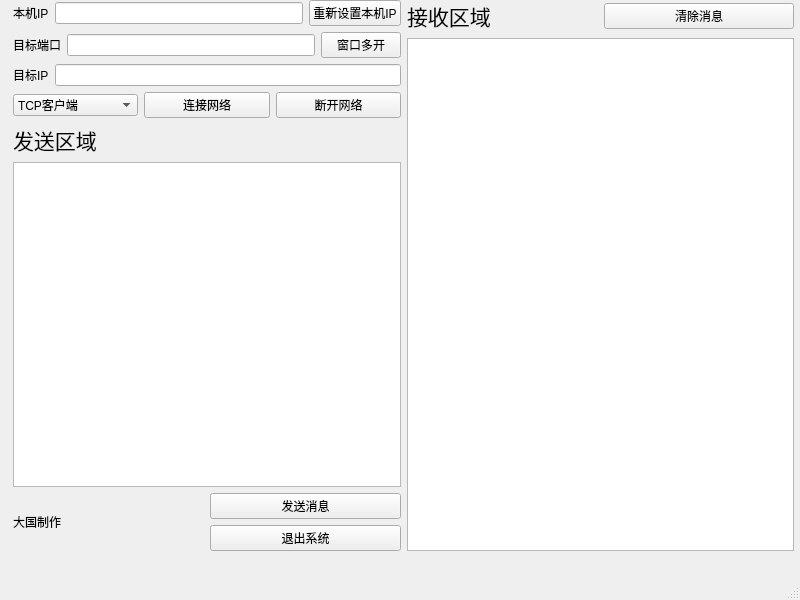
<?xml version="1.0" encoding="UTF-8"?>
<ui version="4.0">
 <class>MainWindow</class>
 <widget class="QMainWindow" name="MainWindow">
  <property name="geometry">
   <rect>
    <x>0</x>
    <y>0</y>
    <width>800</width>
    <height>600</height>
   </rect>
  </property>
  <property name="windowTitle">
   <string>MainWindow</string>
  </property>
  <widget class="QWidget" name="centralwidget">
   <widget class="QWidget" name="layoutWidget">
    <property name="geometry">
     <rect>
      <x>13</x>
      <y>0</y>
      <width>781</width>
      <height>551</height>
     </rect>
    </property>
    <layout class="QHBoxLayout" name="horizontalLayout_7">
     <item>
      <layout class="QVBoxLayout" name="verticalLayout_3">
       <item>
        <layout class="QHBoxLayout" name="horizontalLayout">
         <item>
          <widget class="QLabel" name="thisLabel">
           <property name="text">
            <string>本机IP</string>
           </property>
          </widget>
         </item>
         <item>
          <widget class="QLineEdit" name="this_lineEdit"/>
         </item>
         <item>
          <widget class="QPushButton" name="thisButton">
           <property name="text">
            <string>重新设置本机IP</string>
           </property>
          </widget>
         </item>
        </layout>
       </item>
       <item>
        <layout class="QHBoxLayout" name="horizontalLayout_2">
         <item>
          <widget class="QLabel" name="thatLabel">
           <property name="text">
            <string>目标端口</string>
           </property>
          </widget>
         </item>
         <item>
          <widget class="QLineEdit" name="that_lineEdit2"/>
         </item>
         <item>
          <widget class="QPushButton" name="anotherButton">
           <property name="text">
            <string>窗口多开</string>
           </property>
          </widget>
         </item>
        </layout>
       </item>
       <item>
        <layout class="QHBoxLayout" name="horizontalLayout_3">
         <item>
          <widget class="QLabel" name="thatIP">
           <property name="text">
            <string>目标IP</string>
           </property>
          </widget>
         </item>
         <item>
          <widget class="QLineEdit" name="that_lineEdit"/>
         </item>
        </layout>
       </item>
       <item>
        <layout class="QHBoxLayout" name="horizontalLayout_4">
         <item>
          <widget class="QComboBox" name="this_comboBox">
           <item>
            <property name="text">
             <string>TCP客户端</string>
            </property>
           </item>
           <item>
            <property name="text">
             <string>TCP服务端</string>
            </property>
           </item>
           <item>
            <property name="text">
             <string>UDP客户端</string>
            </property>
           </item>
           <item>
            <property name="text">
             <string>UDP服务端</string>
            </property>
           </item>
          </widget>
         </item>
         <item>
          <widget class="QPushButton" name="connectButton">
           <property name="text">
            <string>连接网络</string>
           </property>
          </widget>
         </item>
         <item>
          <widget class="QPushButton" name="disconnectButton">
           <property name="text">
            <string>断开网络</string>
           </property>
          </widget>
         </item>
        </layout>
       </item>
       <item>
        <widget class="QLabel" name="sendLabel">
         <property name="font">
          <font>
           <family>Arial</family>
           <pointsize>16</pointsize>
          </font>
         </property>
         <property name="text">
          <string>发送区域</string>
         </property>
        </widget>
       </item>
       <item>
        <widget class="QTextEdit" name="this_textEdit"/>
       </item>
       <item>
        <layout class="QHBoxLayout" name="horizontalLayout_6">
         <item>
          <widget class="QLabel" name="label">
           <property name="text">
            <string>大国制作</string>
           </property>
          </widget>
         </item>
         <item>
          <layout class="QVBoxLayout" name="verticalLayout_2">
           <item>
            <widget class="QPushButton" name="sendButton">
             <property name="text">
              <string>发送消息</string>
             </property>
            </widget>
           </item>
           <item>
            <widget class="QPushButton" name="exitButton">
             <property name="text">
              <string>退出系统</string>
             </property>
            </widget>
           </item>
          </layout>
         </item>
        </layout>
       </item>
      </layout>
     </item>
     <item>
      <layout class="QVBoxLayout" name="verticalLayout">
       <item>
        <layout class="QHBoxLayout" name="horizontalLayout_5">
         <item>
          <widget class="QLabel" name="receiveLabel">
           <property name="font">
            <font>
             <family>Arial</family>
             <pointsize>16</pointsize>
            </font>
           </property>
           <property name="text">
            <string>接收区域</string>
           </property>
          </widget>
         </item>
         <item>
          <widget class="QPushButton" name="clearButton">
           <property name="text">
            <string>清除消息</string>
           </property>
          </widget>
         </item>
        </layout>
       </item>
       <item>
        <widget class="QTextEdit" name="that_textEdit"/>
       </item>
      </layout>
     </item>
    </layout>
   </widget>
  </widget>
  <widget class="QMenuBar" name="menubar">
   <property name="geometry">
    <rect>
     <x>0</x>
     <y>0</y>
     <width>800</width>
     <height>23</height>
    </rect>
   </property>
  </widget>
  <widget class="QStatusBar" name="statusbar"/>
 </widget>
 <resources/>
 <connections>
  <connection>
   <sender>thisButton</sender>
   <signal>clicked()</signal>
   <receiver>this_lineEdit</receiver>
   <slot>clear()</slot>
   <hints>
    <hint type="sourcelabel">
     <x>353</x>
     <y>36</y>
    </hint>
    <hint type="destinationlabel">
     <x>281</x>
     <y>37</y>
    </hint>
   </hints>
  </connection>
  <connection>
   <sender>clearButton</sender>
   <signal>clicked()</signal>
   <receiver>that_textEdit</receiver>
   <slot>clear()</slot>
   <hints>
    <hint type="sourcelabel">
     <x>701</x>
     <y>37</y>
    </hint>
    <hint type="destinationlabel">
     <x>709</x>
     <y>110</y>
    </hint>
   </hints>
  </connection>
  <connection>
   <sender>exitButton</sender>
   <signal>clicked()</signal>
   <receiver>MainWindow</receiver>
   <slot>close()</slot>
   <hints>
    <hint type="sourcelabel">
     <x>327</x>
     <y>558</y>
    </hint>
    <hint type="destinationlabel">
     <x>400</x>
     <y>515</y>
    </hint>
   </hints>
  </connection>
  <connection>
   <sender>anotherButton</sender>
   <signal>clicked()</signal>
   <receiver>MainWindow</receiver>
   <slot>close()</slot>
   <hints>
    <hint type="sourcelabel">
     <x>361</x>
     <y>77</y>
    </hint>
    <hint type="destinationlabel">
     <x>404</x>
     <y>50</y>
    </hint>
   </hints>
  </connection>
  <connection>
   <sender>connectButton</sender>
   <signal>clicked()</signal>
   <receiver>MainWindow</receiver>
   <slot>close()</slot>
   <hints>
    <hint type="sourcelabel">
     <x>223</x>
     <y>124</y>
    </hint>
    <hint type="destinationlabel">
     <x>270</x>
     <y>115</y>
    </hint>
   </hints>
  </connection>
 </connections>
</ui>
